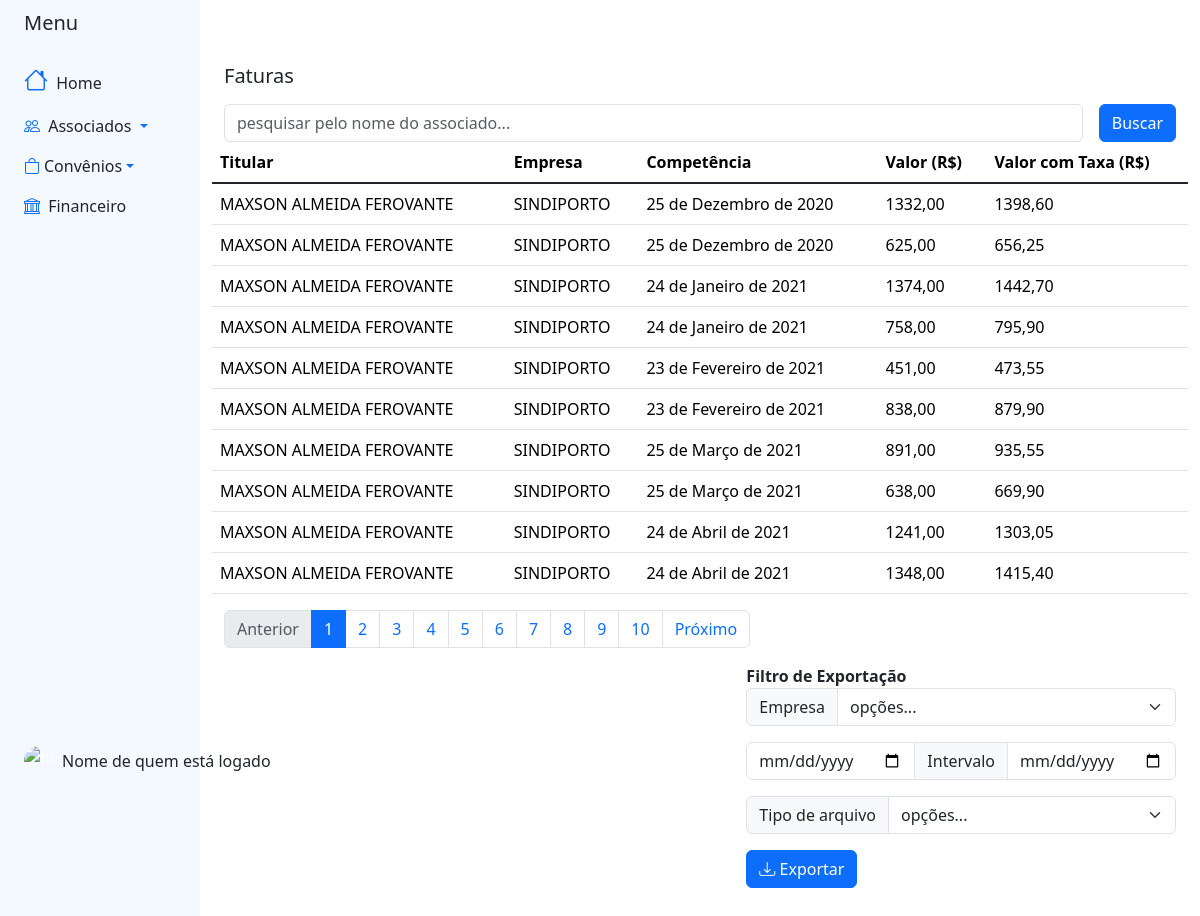
Screenshot of /convenios/listarFaturas/ with the database file from the repository.
### blackpearl/convenios/models.py (models this page shows, shortened)
class Base(models.Model):
    criado = models.DateField('Data de Criação', auto_now_add=True)
    modificado = models.DateField('Data de Atualização', auto_now_add=True)
    ativo = models.BooleanField('Ativo?', default=True)
    class Meta:
        abstract = True

class FaturaCartao(Base):
    cartao = models.ForeignKey(CartaoConvenioVolus, on_delete=models.CASCADE, related_name='cartao')
    valor = models.DecimalField('Valor da Fatura', max_digits=8, decimal_places=2)
    valorComTaxa = models.DecimalField('Valor da Fatura com a Taxa Adm', max_digits=8, decimal_places=2,  null=True, blank=True)
    competencia = models.DateField('Competência')

class CartaoConvenioVolus(Base):
    nome = models.CharField('Nome do Cartão', max_length=20, default='Convênio Volus')
    titular = models.ForeignKey(Associado, on_delete=models.CASCADE, related_name='cartaovolus')
    valorLimite = models.DecimalField('Valor do Limite', max_digits=8, decimal_places=2)
    status = models.CharField('Status', max_length=20, choices=status_choices)
    def __str__(self):
        return '{}'.format(self.titular)

### blackpearl/associados/models.py (models this page shows, shortened)
class Base(models.Model):
    criado = models.DateField('Data de Criação', auto_now_add=True)
    modificado = models.DateField('Data de Atualização', auto_now_add=True)
    ativo = models.BooleanField('Ativo?', default=True)
    class Meta:
        abstract = True

class Associado(Base):
    nomecompleto = models.CharField('Nome Completo', max_length=300)
    dataNascimento = models.DateField('Data de Nascimento')
    sexo = models.CharField('Sexo', max_length=1, choices=SEXO_CHOICES)
    cpf = models.CharField('CPF', max_length=11)
    identidade = models.CharField('Identidade', max_length=20, default='')
    orgemissor = models.CharField('Órgão Emissor', max_length= 6, choices=ORGEMISSOR_CHOICES, default='')
    estadocivil = models.CharField('Estado Civil', max_length= 2, choices=ESTADOCIVIL_CHOICES, default='')
    dataAssociacao = models.DateField('Data de Associação')
    associacao = models.CharField('Associação', max_length=50, choices=ASSOCIACAO_CHOICES, default= '')
    matricula = models.IntegerField('Matricula', null=True)
    empresa  = models.ForeignKey(Empresa, on_delete=models.CASCADE, related_name='empresa')
    email = models.EmailField('e-mail')
    dddNumeroContato = models.CharField('DDD', max_length=2)
    numeroContato = models.CharField('Celular', max_length=9)
    slug = models.SlugField('Slug', max_length=100, blank=True, editable=False)
    cep = models.CharField('CEP', max_length=9)
    logradouro = models.CharField('Logradouro', max_length=200)
    num = models.IntegerField('Número')
    bairro = models.CharField('Bairro', max_length=100)
    cidade = models.CharField('Cidade', max_length=100)
    estado = models.CharField('Estado (UF)', max_length=2, choices=ESTADOS_CHOICES, default='')
    def __str__(self):
        return '{}'.format(self.nomecompleto)

class Empresa(Base):
    nome = models.CharField('Nome da empresa', max_length= 100)
    estado = models.CharField('Estado de atuação', max_length=20, choices= ESTADOS_CHOICES)
    def __str__(self):
        return self.nome

### blackpearl/convenios/views.py (the view)
# urls.py: path('listarFaturas/', views.listarFaturas, name ='listarFaturas'),
def listarFaturas(request):
    nome_pesquisado = request.GET.get('obj')
    if nome_pesquisado:
        faturas = FaturaCartao.objects.filter(cartao__titular__nomecompleto__icontains=nome_pesquisado).order_by('cartao')
    else:
        faturas = FaturaCartao.objects.filter().order_by('competencia')
    paramentro_page = request.GET.get('page', '1')
    paramentro_limit = request.GET.get('limit', '10')
    if not (paramentro_limit.isdigit() and int(paramentro_limit) > 0):
        paramentro_limit = '10'
    fatura_paginator = Paginator(faturas, paramentro_limit)
    try:
        page = fatura_paginator.page(paramentro_page)
    except (EmptyPage, PageNotAnInteger):
        page = fatura_paginator.page(1)
    context = {
        'list_objs': page
    }
    return render(request, 'convenios/listarFaturas.html',context)

### blackpearl/convenios/templates/convenios/listarFaturas.html (shortened to what this page needs)
{% extends "base_sidebar.html" %}
{% block bootstrap5_content %}
{% load bootstrap5 %}
{% load static %}
<div class="container py-5 ">
    <h5 class="card-heard">Faturas
    </h5>
    <div class="row d-flex justify-content-center align-items-center h-50 ">
        {% include 'search.html' with href='listarFaturas' %}
        <table class="table table-hover" >
                        <thead>
                          <tr>
                              <th scope="col">Titular</th>
                              <th scope="col">Empresa</th>
                              <th scope="col">Competência</th>
                              <th scope="col">Valor (R$)</th>
                              <th scope="col">Valor com Taxa (R$)</th>
                          </tr>
                        </thead>
                            <tbody class="table-group-divider">
                              {% for fatura in list_objs %}
                              <tr>
                                  <td>{{ fatura.cartao }}</td>
                                  <td>{{ fatura.cartao.titular.empresa }}</td>
                                  <td>{{ fatura.competencia }}</td>
                                  <td>{{ fatura.valor }}</td>
                                  <td>{{ fatura.valorComTaxa }}</td>
                              </tr>
                              {% endfor %}
                          </tbody>
        </table>
        {% include 'pagination.html' with href='listarFaturas'%}
        <div class="filtros d-grid gap-2 d-md-flex justify-content-md-end">
            <form class="form" action="{% url 'exportar' %}" method="GET">
                {% buttons %}
                <span class="fw-bold"> Filtro de Exportação</span>
                <div class="form-group col-sm">
                    <div class="input-group mb-3">
                        <label class="input-group-text" for="inputGroupSelectEmpresa">Empresa</label>
                        <select class="form-select" id="inputGroupSelectEmpresa" name="inputGroupSelectEmpresa">
                        <option selected>opções...</option>
                        </select>
                    </div>
                    <div class="input-group mb-3">
                        <input type="date" name="start_date" class="form-control" placeholder="Data inicial" aria-label="Data inicial">
                        <span class="input-group-text">Intervalo</span>
                        <input type="date" name="end_date" class="form-control" placeholder="Data final" aria-label="Data final">
                    </div>
                    <div class="input-group mb-3">
                        <label class="input-group-text" for="inputGroupSelectTipoArquivo">Tipo de arquivo</label>
                        <select class="form-select" id="inputGroupSelectTipoArquivo" name="inputGroupSelectTipoArquivo">
                            <option selected>opções...</option>
                        </select>
                    </div>
                </div>
                <button type="submit" class="btn btn-primary"><i class="bi bi-download"></i> Exportar</button>
                {% endbuttons %}
            </form>
        </div>
    </div>
</div>
{% endblock bootstrap5_content %}

### rows the page displays
FaturaCartao: cartao "MAXSON ALMEIDA FEROVANTE", cartao.titular.empresa "SINDIPORTO", competencia "25 de Dezembro de 2020", valor "1332,00", valorComTaxa "1398,60"
FaturaCartao: cartao "MAXSON ALMEIDA FEROVANTE", cartao.titular.empresa "SINDIPORTO", competencia "25 de Dezembro de 2020", valor "625,00", valorComTaxa "656,25"
FaturaCartao: cartao "MAXSON ALMEIDA FEROVANTE", cartao.titular.empresa "SINDIPORTO", competencia "24 de Janeiro de 2021", valor "1374,00", valorComTaxa "1442,70"
FaturaCartao: cartao "MAXSON ALMEIDA FEROVANTE", cartao.titular.empresa "SINDIPORTO", competencia "24 de Janeiro de 2021", valor "758,00", valorComTaxa "795,90"
FaturaCartao: cartao "MAXSON ALMEIDA FEROVANTE", cartao.titular.empresa "SINDIPORTO", competencia "23 de Fevereiro de 2021", valor "451,00", valorComTaxa "473,55"
FaturaCartao: cartao "MAXSON ALMEIDA FEROVANTE", cartao.titular.empresa "SINDIPORTO", competencia "23 de Fevereiro de 2021", valor "838,00", valorComTaxa "879,90"
FaturaCartao: cartao "MAXSON ALMEIDA FEROVANTE", cartao.titular.empresa "SINDIPORTO", competencia "25 de Março de 2021", valor "891,00", valorComTaxa "935,55"
FaturaCartao: cartao "MAXSON ALMEIDA FEROVANTE", cartao.titular.empresa "SINDIPORTO", competencia "25 de Março de 2021", valor "638,00", valorComTaxa "669,90"
FaturaCartao: cartao "MAXSON ALMEIDA FEROVANTE", cartao.titular.empresa "SINDIPORTO", competencia "24 de Abril de 2021", valor "1241,00", valorComTaxa "1303,05"
FaturaCartao: cartao "MAXSON ALMEIDA FEROVANTE", cartao.titular.empresa "SINDIPORTO", competencia "24 de Abril de 2021", valor "1348,00", valorComTaxa "1415,40"

### other values shown
{{ num }} "1"
{{ num }} "2" "3" "4" "5" "6" "7" "8" "9" "10"
